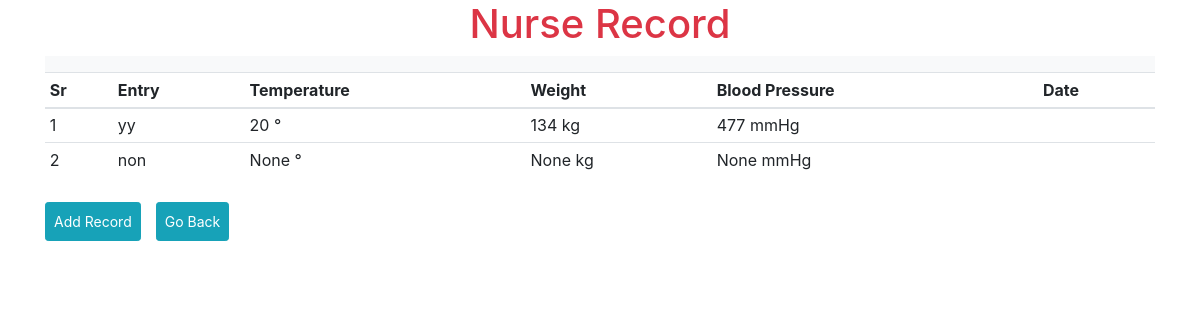
The page /nurse/allrecord/2 (signed in) on the database its author committed.
### hospital/nurse/models.py (models this page shows)
class NurseReport(db.Model):
    id = db.Column(db.Integer, primary_key=True)
    date = db.Column(db.DateTime, nullable=False, default=datetime.utcnow)
    entry = db.Column(db.Text, default=None)
    temperature = db.Column(db.Integer, default=None)
    weight = db.Column(db.Integer, default=None)
    blood_pressure = db.Column(db.Integer, default=None)
    nurse_id = db.Column(db.String(80), db.ForeignKey('user.id'), nullable=False)
    patient_id = db.Column(db.String(80), db.ForeignKey('patient.id'), nullable=False)

### hospital/nurse/routes.py (the view)
@app.route('/nurse/allrecord/<int:id>', methods=['GET'])
def nurseAllRecord(id):
    if 'email' not in session:
        flash(f'Please login first', 'danger')
        return redirect(url_for('adminlogin'))
    records = Patient.query.get_or_404(id)
    return render_template('nurse/record.html', title='Nurse record', records=records.nurse_report, id=id)

### hospital/templates/nurse/record.html (shortened to what this page needs)
{% extends 'layout.html' %}
{% block content %}
<div class="text-center h1 text-danger">Nurse Record</div>
<div class="container">
    <nav class="navbar navbar-expand-lg bg-light">
</div>
<div class="container">
    <table class="table table-sm">
        <thead>
            <th>Sr</th>
            <th>Entry</th>
            <th>Temperature</th>
            <th>Weight</th>
            <th>Blood Pressure</th>
            <th>Date</th>
        </thead>
        <tbody>
            {% for record in records %}
            <tr>
                <td>{{loop.index}}</td>
                <td>{{record.entry}}</td>
                <td>{{record.temperature}} &deg</td>
                <td>{{record.weight}} kg</td>
                <td>{{record.blood_pressure}} mmHg</td>
                <td>{{records.date}}</td>
            </tr>
            {% endfor %}
        </tbody>
    </table>
    <div style="display: flex;">
      <p><a href="{{ url_for('createNurseRecord', id=id) }}" class="btn btn-info btn-sm" style="margin-right: 15px; margin-top: 9px; padding: 8px;">Add Record</a></p>
      <p><a href="{{ url_for('patientRecord') }}" class="btn btn-info btn-sm" style="margin-top: 9px; padding: 8px;">Go Back</a></p>
  </div>
</div>
{% endblock content %}

### rows shown on the page
NurseReport: entry "yy", temperature "20", weight "134", blood_pressure "477"
NurseReport: entry "non", temperature "None", weight "None", blood_pressure "None"
